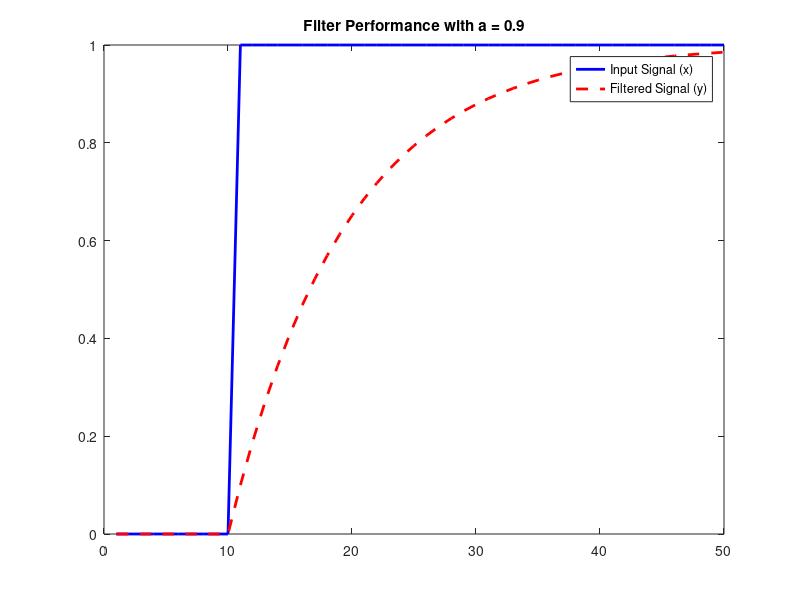

MATLAB code for this plot:
#Implementing filters and studying coefficient a :

#Simple digital filter : y[n] = (1-a)x[n] + ay[n - 1]

x = [zeros(10, 1); ones(40, 1)]; #Signal with 10 zeroes then 40 one

a = 0.9;

b_coeffs = [1 - a];
a_coeffs = [1, -a];

y = filter(b_coeffs, a_coeffs, x);

#plotting i/p and o/p
plot(x, 'b', 'LineWidth', 2);
hold on;
plot(y, 'r--', 'LineWidth', 2);
hold off;
legend('Input Signal (x)', 'Filtered Signal (y)');
title(['Filter Performance with a = ', num2str(a)]);
